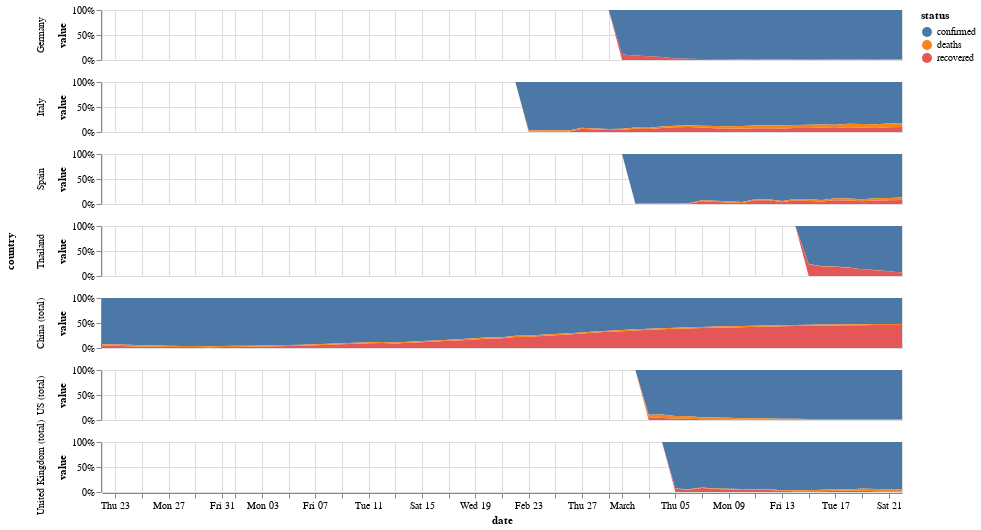

The notebook cell this image was saved under:
### Markdown cell above
## Flatten the curve

Let's have a look at the proportion of 

* confirmed
* death
* recovered

cases over time

### Code cell
#hide_input
flatten_countries = ['Germany', 'Italy', 'Spain','China (total)','Thailand','US (total)', 'United Kingdom (total)']
alt.Chart(df_melted.query("country.isin(@flatten_countries)")).mark_area().encode(
    x="date:T",
    y=alt.Y("value:Q", stack="normalize"),
    color="status:N",
    row=alt.Row('country:N', sort=['Germany', 'Italy', 'Spain'])
).properties(height=50, width=800)

### Figure 1 — Vega-Lite specification as saved in the notebook (floating-point values rounded to 4 significant figures; data arrays with more than 128 entries replaced by an {"elided": "..."} marker saying what was removed)
{"$schema": "https://vega.github.io/schema/vega-lite/v3.4.0.json", "config": {"mark": {"tooltip": null}, "view": {"height": 300, "width": 400}}, "data": {"name": "data-9c9eb6d2f464b19e0dfa8974659c172c"}, "datasets": {"data-9c9eb6d2f464b19e0dfa8974659c172c": {"elided": "537 records"}}, "encoding": {"color": {"field": "status", "type": "nominal"}, "row": {"field": "country", "sort": ["Germany", "Italy", "Spain"], "type": "nominal"}, "x": {"field": "date", "type": "temporal"}, "y": {"field": "value", "stack": "normalize", "type": "quantitative"}}, "height": 50, "mark": "area", "width": 800}
